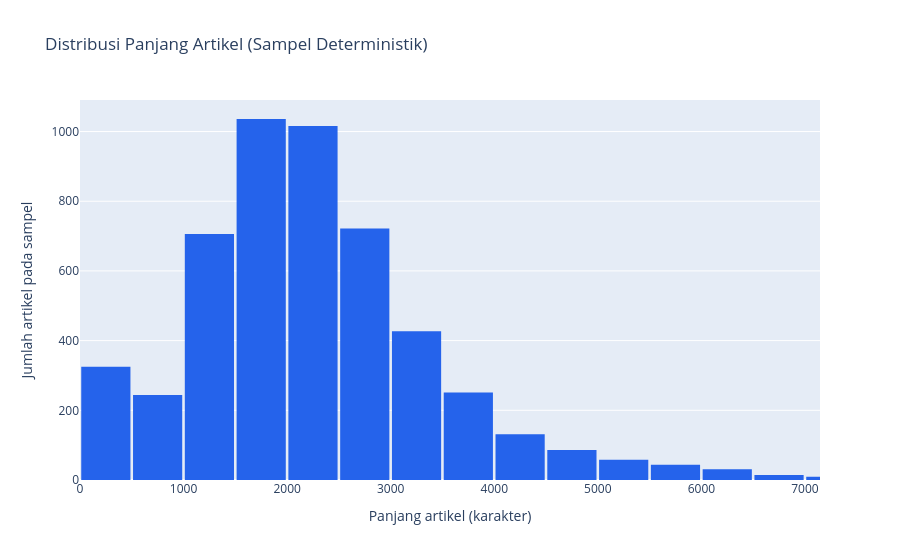

The notebook cell saved with this chart:
### Markdown cell above
Histogram menggunakan sampel deterministik agar lebih ringan. Sumbu dibatasi pada persentil ke-99 untuk memperjelas massa utama distribusi; statistik median dan ambang persentil dihitung dari seluruh dataset. Ekor di atas batas tetap dihitung, bukan dibuang.

### Code cell
length_summary = news.select([
    pl.col("title_length").median().alias("title_median"),
    pl.col("text_length").median().alias("text_median"),
    pl.col("text_length").quantile(0.99, interpolation="nearest").alias("text_p99"),
    pl.col("text_length").quantile(0.999, interpolation="nearest").alias("text_p999"),
    (pl.col("text_length") > pl.col("text_length").quantile(0.99, interpolation="nearest")).sum().alias("text_above_p99"),
]).collect(engine="streaming").row(0, named=True)
length_sample = (
    news.with_row_index("scan_row")
    .filter(pl.col("scan_row") % 200 == 0)
    .select("text_length")
    .collect(engine="streaming")
)
fig2 = px.histogram(length_sample.to_pandas(), x="text_length", nbins=60,
                    title="Distribusi Panjang Artikel (Sampel Deterministik)",
                    labels={"text_length": "Panjang artikel (karakter)", "count": "Jumlah pada sampel"},
                    color_discrete_sequence=["#2563eb"])
fig2.update_xaxes(range=[0, length_summary["text_p99"]])
fig2.update_layout(yaxis_title="Jumlah artikel pada sampel", bargap=0.05)
fig2.show()

### Figure 1 — Plotly figure (JSON) as saved in the notebook; plotly's stock layout.template omitted (floating-point values rounded to 4 significant figures; data arrays with more than 128 entries replaced by an {"elided": "..."} marker saying what was removed)
{"data": [{"bingroup": "x", "hovertemplate": "Panjang artikel (karakter)=%{x}<br>count=%{y}<extra></extra>", "legendgroup": "", "marker": {"color": "#2563eb", "pattern": {"shape": ""}}, "name": "", "nbinsx": 60, "orientation": "v", "showlegend": false, "type": "histogram", "x": {"elided": "5148 int values"}, "xaxis": "x", "yaxis": "y"}], "layout": {"bargap": 0.05, "barmode": "relative", "legend": {"tracegroupgap": 0}, "title": {"text": "Distribusi Panjang Artikel (Sampel Deterministik)"}, "xaxis": {"anchor": "y", "domain": [0, 1], "range": [0, 7145], "title": {"text": "Panjang artikel (karakter)"}}, "yaxis": {"anchor": "x", "domain": [0, 1], "title": {"text": "Jumlah artikel pada sampel"}}}}
